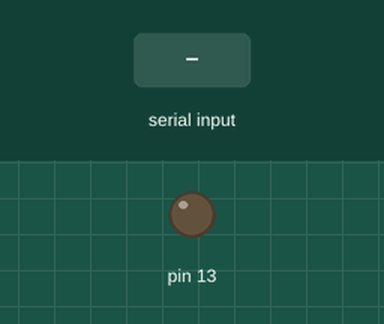
The sketch below on a simulated Arduino Uno, built with avr-gcc and run on an emulated ATmega328P. Shown: output pins drawn as LEDs (lit = HIGH). The test bench sets the inputs (shaded band). Random numbers use the default seed unless the sketch sets one; what the sketch prints to the serial monitor is not drawn.

Above: at 1.2 s.
1.3 s: "90,45\n" received over Serial
At 1.6 s:
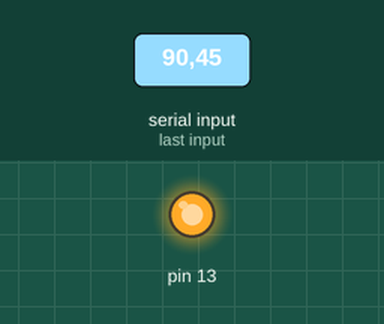
Timing chart, 0 to 4.3 s (numbered marks = the images above; inputs shaded):
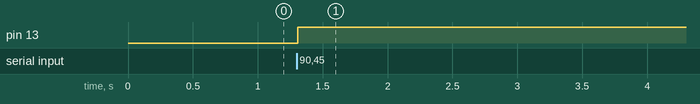

The sketch:

arduino2max.ino
```cpp
//
long lastMessageSentTime = 0;
int sendingInterval = 5000;

void setup() {
  // put your setup code here, to run once
  Serial.begin(9600);
  pinMode(13, OUTPUT);
  pinMode(A0, INPUT);
}

void loop() {
	//send some publish message every sendingInterval amount of time
	if (millis() - lastMessageSentTime > sendingInterval) {
		Serial.print(analogRead(A0));
		Serial.print(" ");
		Serial.println(random(20));
		lastMessageSentTime=millis();
	}

	// receive the data from the serial port
	// data is in the format of "integer space integer newline-character"
	// (if you change this, apply a similar change in the Max patch)
	while (Serial.available()) {
		// parse the valid integers into the RGB led
		int val1 = Serial.parseInt();
		int val2 = Serial.parseInt();

		// look for a newline
		if (Serial.read() == '\n') {
			if (val1 > 0) {
				digitalWrite(13, HIGH);
			} else {
				digitalWrite(13, LOW);
			}
		}
	}
}
```

Measured:
- after the input at 1.3 s, pin 13: LOW → HIGH at once
